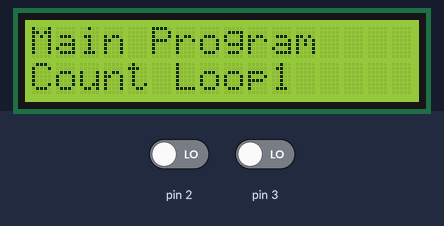
This sketch was run on a simulated Arduino Uno, built with avr-gcc and run on an emulated ATmega328P. On the bench: 16×2 character LCD. Inputs (shaded band) come from the test bench; at power-on: pin 2 LOW, pin 3 LOW.

Above: at 1.2 s.
1.3 s: pin 2 driven HIGH
At 2.8 s:
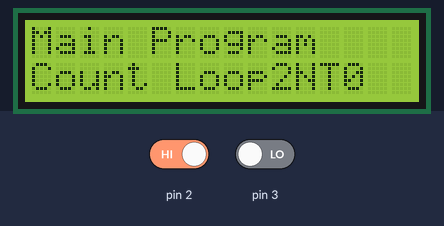
4.3 s: pin 3 driven HIGH
At 4.7 s:
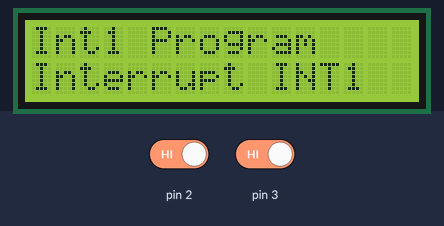
6.5 s: pin 2 driven LOW
At 7.6 s:
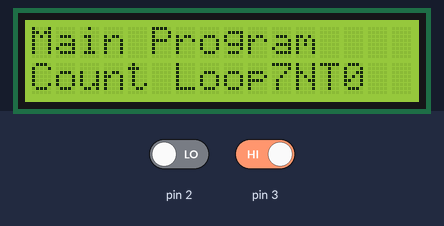
9.5 s: pin 3 driven LOW
At 10.9 s:
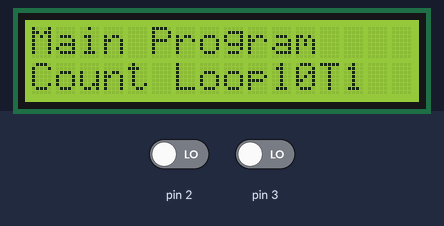
12.5 s: pin 2 driven HIGH
At 13.9 s:
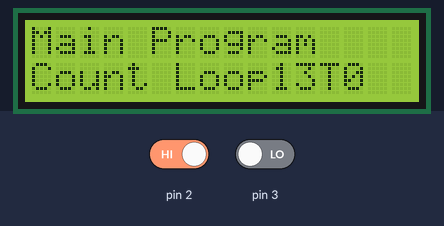
15.5 s: pin 3 driven HIGH
At 16.7 s:
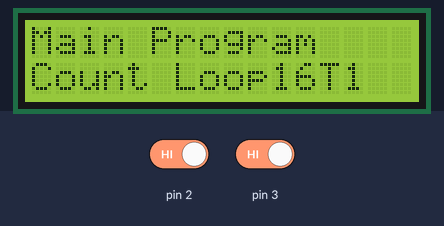
Timing chart, 0 to 18.5 s (numbered marks = the images above; inputs shaded):
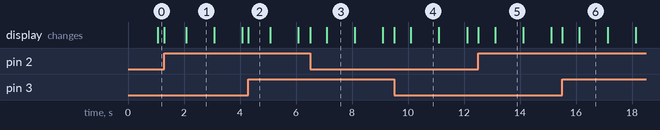

Measured:
- after the input at 1.3 s, the display: first changes at once (image 1 shows a later state)
- after the input at 4.3 s, the display: changes at once (image 2)
- after the input at 6.5 s, the display: first changes at once (image 3 shows a later state)
- after the input at 9.5 s, the display: first changes at once (image 4 shows a later state)
- after the input at 12.5 s, the display: first changes at once (image 5 shows a later state)
- after the input at 15.5 s, the display: first changes at once (image 6 shows a later state)
- what the display in image 1 shows lasts 1.0 s, from 2.1 s to 3.1 s

The sketch:

percobaan4.3.ino
```cpp
#include <LiquidCrystal.h>
LiquidCrystal lcd(A0,A1,A2,A3,A4,A5);
unsigned int countLoop = 0;
void setup() {
  lcd.begin(16,2);
  lcd.clear();
  attachInterrupt(0, rutInterupsi0, CHANGE);
  attachInterrupt(1, rutInterupsi1, CHANGE);
}

void loop() {
  lcd.setCursor(0,0); lcd.print("Main Program");
  lcd.setCursor(0,1); lcd.print("Count Loop"); lcd.print(countLoop);
  countLoop++;
  delay(1000);
}

void rutInterupsi0(){
  lcd.setCursor(0,0); lcd.print("Int0 Program");
  lcd.setCursor(0,1); lcd.print("Interrupt INT0");
  delay(2000);
}

void rutInterupsi1(){
  lcd.setCursor(0,0); lcd.print("Int1 Program");
  lcd.setCursor(0,1); lcd.print("Interrupt INT1");
  delay(2000);
}
```
